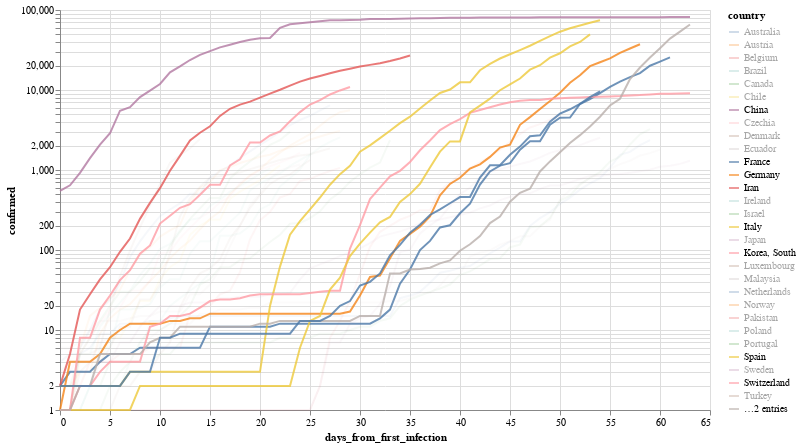

The code cell stored with this chart in its notebook:
### Markdown cell above
Por ejemplo, evolución (interactiva!) de los paises con mas infectados

### Code cell
total_confirmed_by_country = global_df.groupby('country').confirmed.max()
selected_countries = total_confirmed_by_country.sort_values(ascending=False)[total_confirmed_by_country > 1000].index

selection = alt.selection_multi(
    fields=['country'], bind='legend', init=[{'country': c} for c in selected_countries[:10]]
)


(
    alt.Chart(global_df[(global_df.confirmed > 0) & (global_df.country.isin(selected_countries))])
       .mark_line()
       .encode(
           x='days_from_first_infection', 
           y=alt.Y('confirmed', scale=alt.Scale(type='log')), 
           color='country',
           opacity=alt.condition(selection, alt.value(.8), alt.value(.05))
       ).add_selection(selection)
        .properties(width=650, height=400)
       
)

### Figure 1 — Vega-Lite specification as saved in the notebook (floating-point values rounded to 4 significant figures; data arrays with more than 128 entries replaced by an {"elided": "..."} marker saying what was removed)
{"config": {"view": {"continuousWidth": 400, "continuousHeight": 300}}, "data": {"name": "data-86577b0821e4410cd4f2202c4a85fcfe"}, "mark": "line", "encoding": {"color": {"type": "nominal", "field": "country"}, "opacity": {"condition": {"value": 0.8, "selection": "selector002"}, "value": 0.05}, "x": {"type": "quantitative", "field": "days_from_first_infection"}, "y": {"type": "quantitative", "field": "confirmed", "scale": {"type": "log"}}}, "height": 400, "selection": {"selector002": {"type": "multi", "fields": ["country"], "bind": "legend", "init": [{"country": "China"}, {"country": "Italy"}, {"country": "US"}, {"country": "Spain"}, {"country": "Germany"}, {"country": "Iran"}, {"country": "France"}, {"country": "Switzerland"}, {"country": "United Kingdom"}, {"country": "Korea, South"}]}}, "width": 650, "$schema": "https://vega.github.io/schema/vega-lite/v4.0.2.json", "datasets": {"data-86577b0821e4410cd4f2202c4a85fcfe": {"elided": "1287 records"}}}
